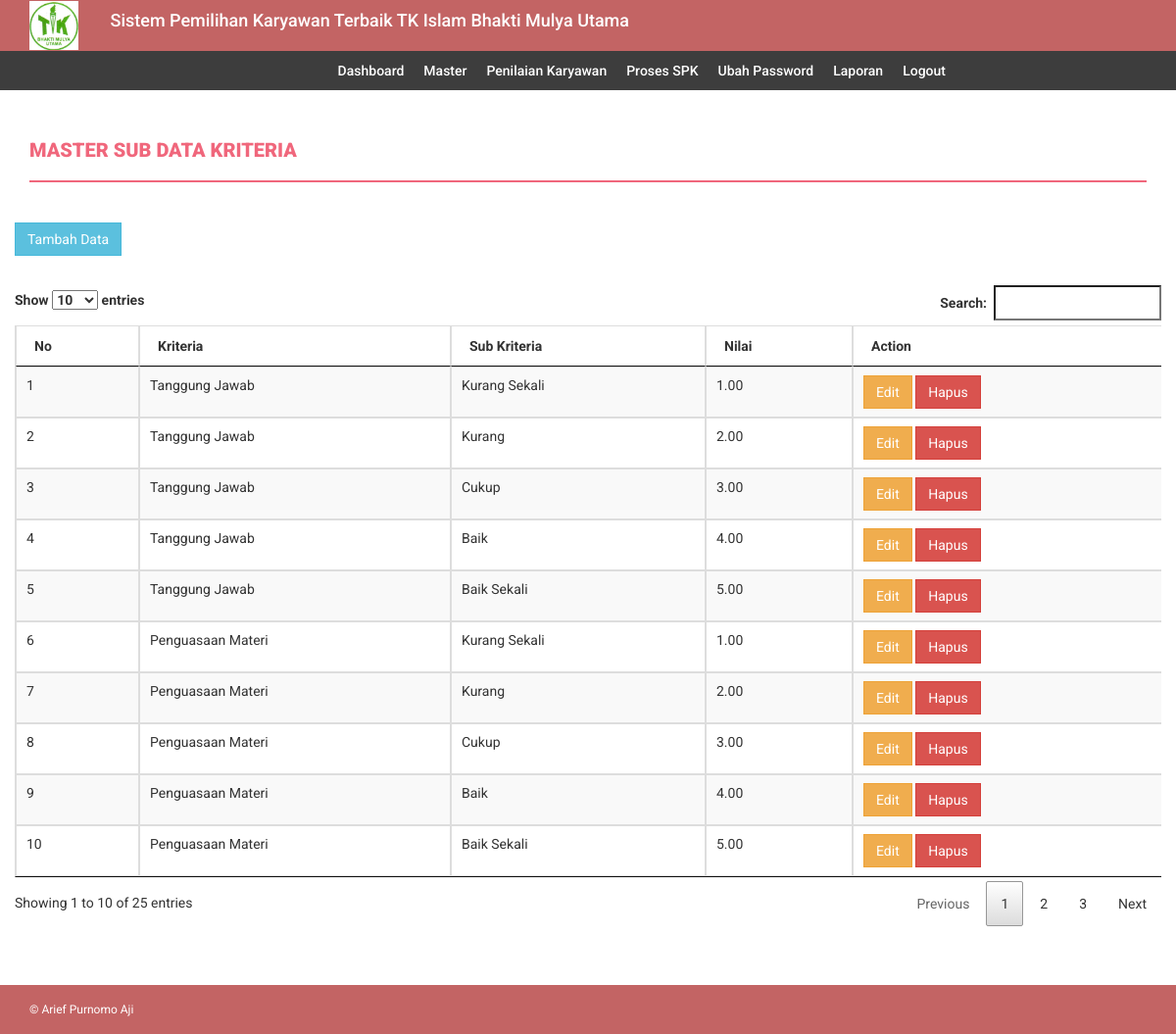
Page /tampil_subkriteria.php (signed in) on the committed database.
### tables this page shows
CREATE TABLE `sub_kriteria` (
  `id_subkriteria` int(11) NOT NULL AUTO_INCREMENT,
  `id_kriteria` int(11) NOT NULL,
  `subkriteria` varchar(255) NOT NULL,
  `nilai` float(10,2) NOT NULL,
  PRIMARY KEY (`id_subkriteria`)
);

CREATE TABLE `kriteria` (
  `id_kriteria` int(11) NOT NULL AUTO_INCREMENT,
  `kriteria` varchar(32) DEFAULT NULL,
  `bobot` float(5,2) DEFAULT NULL,
  `type` varchar(12) DEFAULT NULL,
  PRIMARY KEY (`id_kriteria`)
);

### db/db_config.php (called while the page is built, shortened)
<?php
	class database extends PDO{
		protected $dsn = 'mysql:host=localhost;dbname=db_spk';
		protected $dsu = 'root';
		protected $dsp = '';
		private $cmd = '';
		function __construct(){
			try {
				$this->db = new PDO($this->dsn,$this->dsu,$this->dsp);
			} catch (PDOException $e) {
				echo $e->getMessage();
			}
		}
		function select($c,$t){
			$this->cmd = "select $c from $t";
			return $this;
		}
		function where($params){
			$this->cmd .= " where $params";
			return $this;
		}
		function get(){
			$q = $this->db->prepare($this->cmd);
			$q->execute();
			return $q->fetchAll();
		}
	}
?>

### tampil_subkriteria.php (the view, shortened to what this page needs)
<?php include 'header.php';?>
<?php include 'menu.php';?>
    <div class="content-wrapper">
        <div class="container">
            <div class="row">
                <div class="col-md-12">
                    <h4 class="page-head-line">Master Sub Data Kriteria</h4>
                </div>
            </div>
            <div class="row">
                <div class="col-md-12">
                </div>
            </div>
            <div class="row">
                <div><a href="input_subkriteria.php" class="btn btn-info">Tambah Data</a></div>
                <br>
                <div class="table-responsive">
                    <table id="example1" class="table table-striped table-bordered">
                        <thead>
                            <tr>
                                <th>No</th>
                                <th>Kriteria</th>
                                <th>Sub Kriteria</th>
                                <th>Nilai</th>
                                <th>Action</th>
                            </tr>
                        </thead>
                        <tbody>
                            <?php $no=1; foreach($db->select('sub_kriteria.id_subkriteria,sub_kriteria.subkriteria,kriteria.kriteria,sub_kriteria.nilai','sub_kriteria,kriteria')->where('sub_kriteria.id_kriteria=kriteria.id_kriteria')->get() as $data): ?>
                            <tr>
                                <td><?= $no;?></td>
                                <td>
                                    <?php
                                        $tmp = explode('_',$data['kriteria']);
                                        echo ucwords(implode(' ',$tmp));
                                    ?>
                                </td>
                                <td><?= $data['subkriteria']?></td>
                                <td><?= $data['nilai']?></td>
                                <td>
                                    <a class="btn btn-warning" href="edit_subkriteria.php?id=<?php echo $data[0]?>">Edit</a>
                                    <a class="btn btn-danger" onclick="return confirm('Yakin Hapus?')" href="delete_subkriteria.php?id=<?php echo $data[0]?>">Hapus</a>
                                </td>
                            </tr>
                            <?php $no++; endforeach; ?>
                        </tbody>
                    </table>
                </div>
            </div>
        </div>
    </div>
<?php include 'footer.php'; ?>

### header.php (shortened to what this page needs)
<?php
    include 'db/db_config.php';
?>
<!DOCTYPE html>
<html xmlns="http://www.w3.org/1999/xhtml">
<head>
    <link href="assets/css/bootstrap.min.css" rel="stylesheet" />
    <link href="assets/css/font-awesome.css" rel="stylesheet" />
    <link href="assets/css/style.css" rel="stylesheet" />
    <link rel="stylesheet" type="text/css" href="assets/css/datatable.css">
</head>
<body>
    <div class="navbar navbar-inverse set-radius-zero">
        <div class="container">
            <div class="row">
                    <div class="col-lg-1 col-md-1">
                        <img width="50" height="50" src="assets/images/Logo TK.jpg" />
                    </div>
                    <div>
                        <h4 class="page-head" style="color:white">Sistem Pemilihan Karyawan Terbaik TK Islam Bhakti Mulya Utama</h4>
                    </div>
                </div>
        </div>
    </div>

### menu.php (shortened to what this page needs)
<section class="menu-section">
       <div class="container">
           <div class="row">
               <div class="col-md-10">
                   <div class="navbar-collapse collapse ">
                       <ul id="menu-top" class="nav navbar-nav navbar-right">
                           <li><a style="text-transform: capitalize;" href="index.php" id="home">Dashboard</a></li>
                           <li>
                               <a style="text-transform: capitalize;" href="" data-toggle="dropdown" > Master</a>
                           </li>
                           <?php
                               if ($_SESSION['role'] == 'kepalasekolah') {
                           ?>
                           <li><a style="text-transform: capitalize;" href="tampil_tpa.php" id="tpa">Penilaian Karyawan</a></li>
                           <li><a style="text-transform: capitalize;" href="proses_spk.php" id="proses">Proses SPK</a></li>
                           <?php
                               }
                           ?>
                           <li><a style="text-transform: capitalize;" href="ubah_password.php" id="proses">Ubah Password</a></li>
                           <li>
                               <a style="text-transform: capitalize;" href="" data-toggle="dropdown" > Laporan</a>
                           </li>
                           <li><a style="text-transform: capitalize;" href="logout.php" id="ds">Logout</a></li>
                       </ul>
                   </div>
               </div>
           </div>
       </div>
   </section>

### footer.php (shortened to what this page needs)
<footer>
        <div class="container">
            <div class="row">
                <div class="col-md-12">
                    &copy; Arief Purnomo Aji
                </div>
            </div>
        </div>
    </footer>
</body>
</html>

### assets/css/style.css (style rules this page uses)
body { font-family: 'Roboto', sans-serif; line-height: 30px; }
.set-radius-zero { border-radius: 0px; -moz-border-radius: 0px; -webkit-border-radius: 0px; }
.content-wrapper { margin-top: 40px; min-height: 600px; padding-bottom: 60px; }
.page-head-line { font-weight: 900; padding-bottom: 20px; border-bottom: 2px solid #F0677C; text-transform: uppercase; color: #F0677C; font-size: 20px; margin-bottom: 40px; }
.btn { border-radius: 0px; -webkit-border-radius: 0px; -moz-border-radius: 0px; }
.menu-section { background-color: #3D3D3D; }
#menu-top a { color: #FFF; text-decoration: none; font-weight: 500; padding: 10px 10px 10px 10px; text-transform: uppercase; }
.navbar-inverse { background-color: #C36464; border-color: transparent; }
.navbar { margin-bottom: 0px; }
footer { padding: 10px; color: #fff; font-size: 12px; background-color: #C36464; }

### assets/css/datatable.css (style rules this page uses)
table.dataTable { width: 100%; margin: 0 auto; clear: both; border-collapse: separate; border-spacing: 0; }
table.dataTable thead th, table.dataTable tfoot th { font-weight: bold; }
table.dataTable thead th, table.dataTable thead td { padding: 10px 18px; border-bottom: 1px solid #111; }
table.dataTable thead .sorting, table.dataTable thead .sorting_asc, table.dataTable thead .sorting_desc, table.dataTable thead .sorting_asc_disabled, table.dataTable thead .sorting_desc_disabled { cursor: pointer; *cursor: hand; background-repeat: no-repeat; background-position: center right; }
table.dataTable thead .sorting { background-image: url("../images/sort_both.png"); }
table.dataTable thead .sorting_asc { background-image: url("../images/sort_asc.png"); }
table.dataTable tbody tr { background-color: #ffffff; }
table.dataTable tbody th, table.dataTable tbody td { padding: 8px 10px; }
table.dataTable.no-footer { border-bottom: 1px solid #111; }
table.dataTable, table.dataTable th, table.dataTable td { box-sizing: content-box; }

### rows in the picture
sub_kriteria: id_kriteria.kriteria "Tanggung Jawab", subkriteria "Kurang Sekali", nilai "1.00"
sub_kriteria: id_kriteria.kriteria "Tanggung Jawab", subkriteria "Kurang", nilai "2.00"
sub_kriteria: id_kriteria.kriteria "Tanggung Jawab", subkriteria "Cukup", nilai "3.00"
sub_kriteria: id_kriteria.kriteria "Tanggung Jawab", subkriteria "Baik", nilai "4.00"
sub_kriteria: id_kriteria.kriteria "Tanggung Jawab", subkriteria "Baik Sekali", nilai "5.00"
sub_kriteria: id_kriteria.kriteria "Penguasaan Materi", subkriteria "Kurang Sekali", nilai "1.00"
sub_kriteria: id_kriteria.kriteria "Penguasaan Materi", subkriteria "Kurang", nilai "2.00"
sub_kriteria: id_kriteria.kriteria "Penguasaan Materi", subkriteria "Cukup", nilai "3.00"
sub_kriteria: id_kriteria.kriteria "Penguasaan Materi", subkriteria "Baik", nilai "4.00"
sub_kriteria: id_kriteria.kriteria "Penguasaan Materi", subkriteria "Baik Sekali", nilai "5.00"
